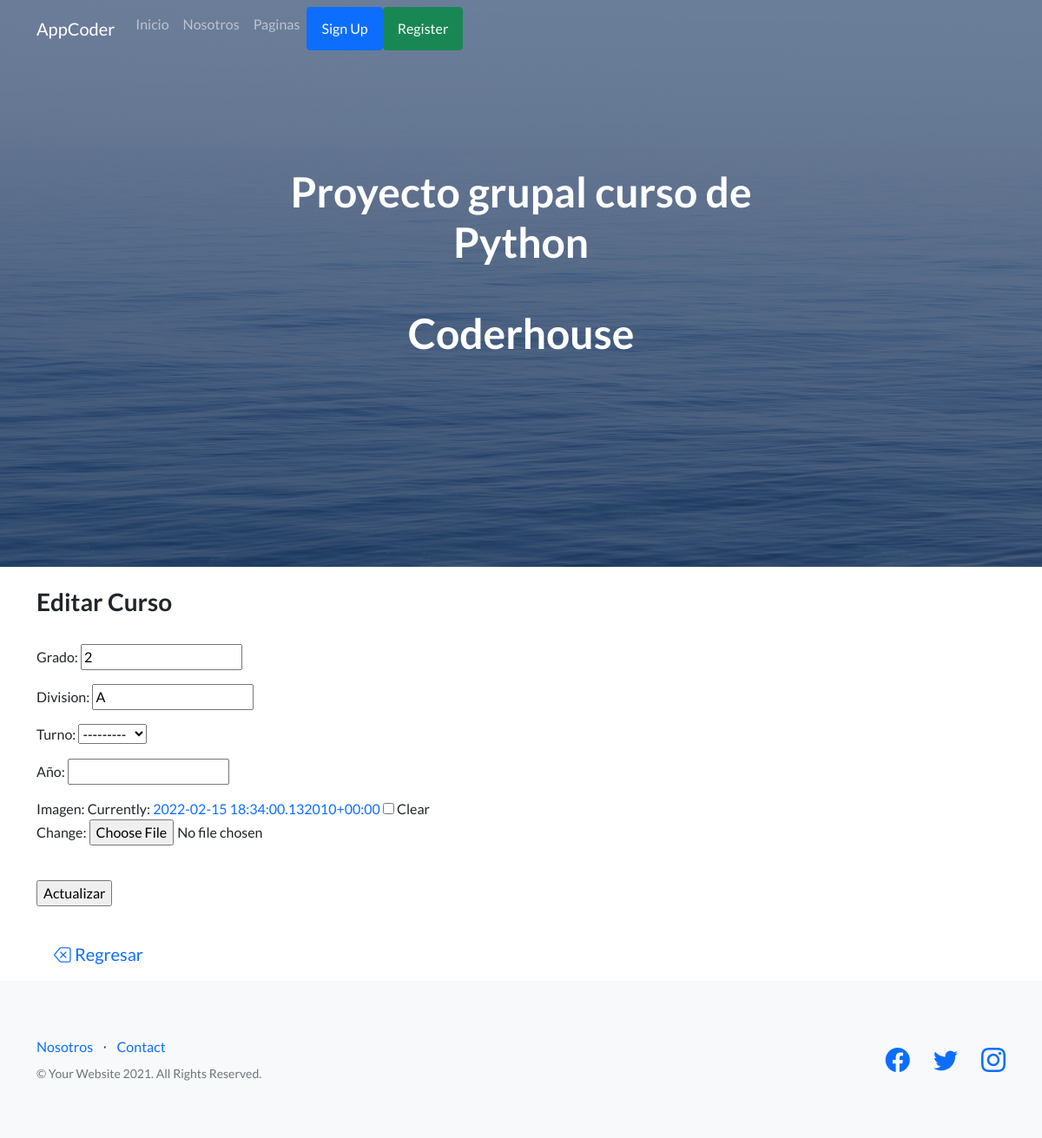
The app's page /AppCoder/actualizaCurso/4/, older data.
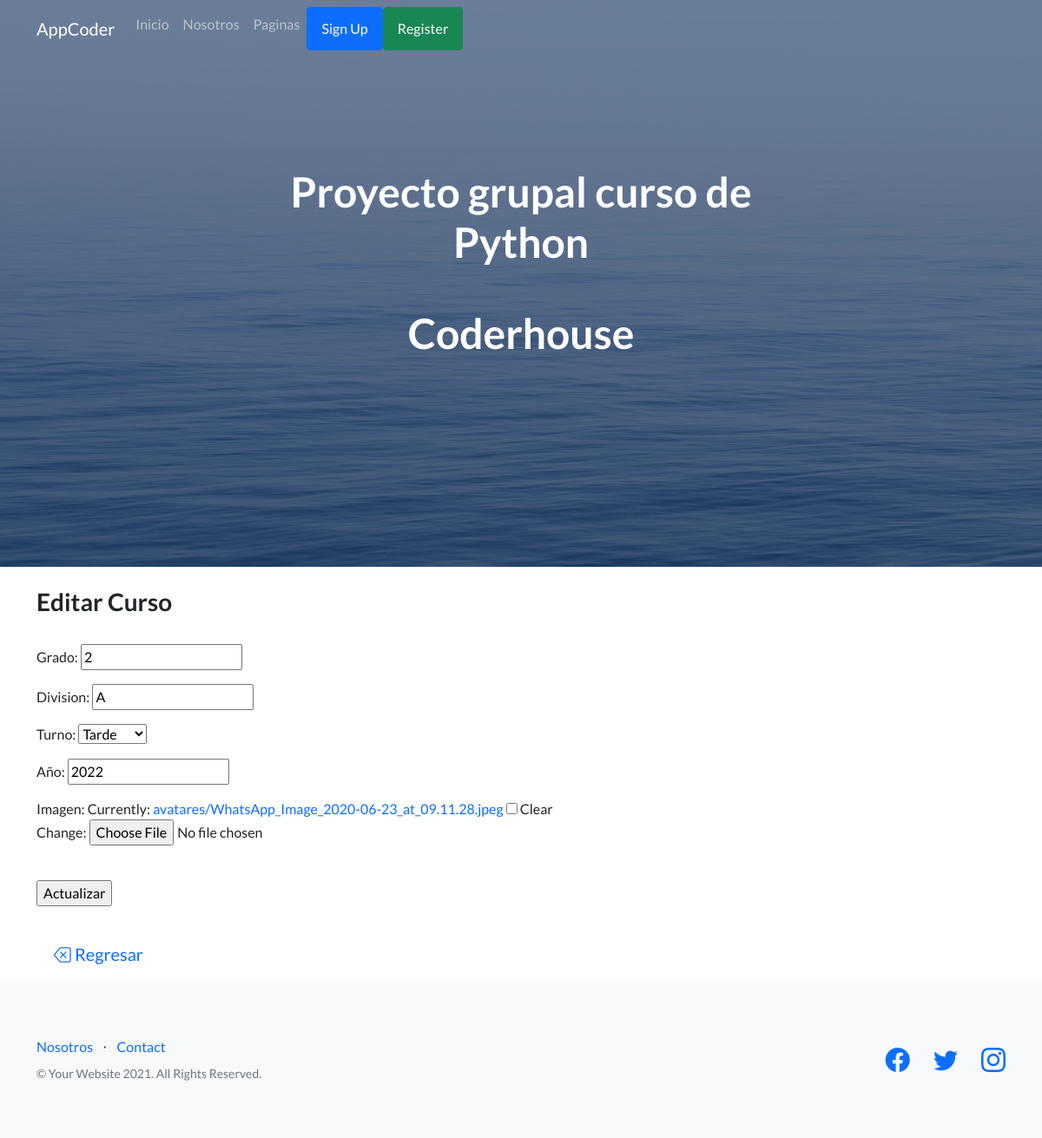
The same page, newer data.
### AppCoder/models.py (models this page shows, shortened)
class Curso(models.Model):
    turno_curso_choices = [('Mañana', 'Mañana'),('Tarde', 'Tarde')]
    grado = models.IntegerField()
    division = models.CharField("division", max_length=1)
    turno = models.CharField("turno", max_length=6, choices=turno_curso_choices, null=True)
    año = models.IntegerField(null=True)
    imagen = models.ImageField(upload_to= 'avatares', null=True, blank=True)

### AppCoder/views.py (the view)
# urls.py: path("actualizaCurso/<pk>/", views.CursoUpdate.as_view(), name="EditCurso"),
class CursoUpdate(UpdateView):
    model= Curso
    success_url= "/AppCoder/listaCurso"
    fields= ["grado", "division", "turno", "año", "imagen"]
    template_name= "AppCoder/CursoUpdate.html"

### AppCoder/Templates/AppCoder/CursoUpdate.html (shortened to what this page needs)
{% extends 'AppCoder/Padre.html' %}
{% load static %}
{% block contenidoQueCambia %}
<h3>Editar Curso</h3>
<br>
<form class="FormCurso" action="" method="POST" enctype="multipart/form-data">
    <table>
    {{form.as_p}}
    </table>
    <br>
    <input type="submit" value="Actualizar">
</form>
<br>
    <a style="text-decoration:none" href="{% url 'VistaCurso' %}" class="bt bi-backspace btn-lg"> Regresar </a>
{% endblock contenidoQueCambia %}

Row changes from the older to the newer data that the page shows:
changed Curso: turno "---------" → "Tarde"; año (not shown) → "2022"
Text that changed along with them:
text no longer shown: "Grado: Division: Turno: Año: Imagen: Currently: 2022-02-15 18:34:00.132010+00:00 Clear Change:"
text now shown: "Grado: Division: Turno: Año: Imagen: Currently: avatares/WhatsApp_Image_2020-06-23_at_09.11.28.jpeg Clear Change:"
